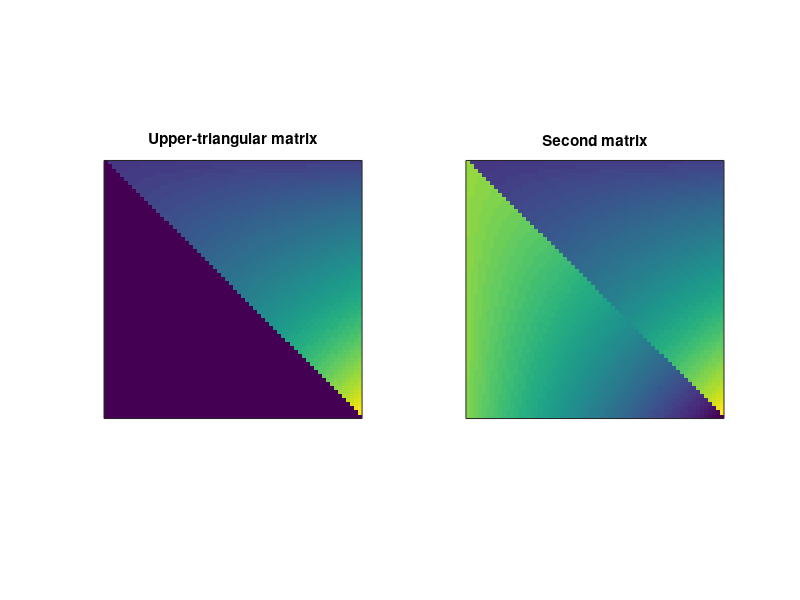

Reproduce this figure in MATLAB.
m=64;outmat=zeros(m);outmat2=zeros(m);

for i=1:m for j=1:m
if i<j outmat(i,j)=1.03^sqrt(i*j);
else outmat2(i,j)=1.03^m - 1.03^sqrt(i*j);
end end end

outmat2 = outmat + outmat2;
  
    figure(1),clf 
    
    subplot(121) 
    imagesc(outmat)
    axis square, title('Upper-triangular matrix')
    set(gca,'xtick',[],'ytick',[],'clim',[0,1.03^m])
    
    subplot(122) 
    imagesc(outmat2)
    axis square, title('Second matrix')
    set(gca,'xtick',[],'ytick',[],'clim',[0,1.03^m])
    